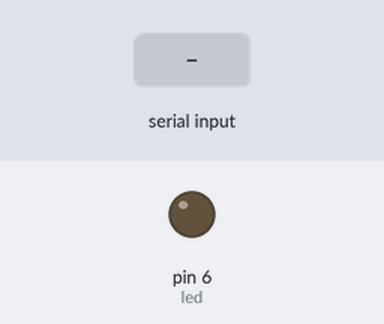
A sketch run on a simulated Arduino Uno, built with avr-gcc and run on an emulated ATmega328P. On the bench: output pins drawn as LEDs (lit = HIGH). The test bench sets the inputs (shaded band). What the sketch prints to the serial monitor is not drawn.

Above: at 1.2 s.
1.3 s: "A" received over Serial
At 1.9 s:
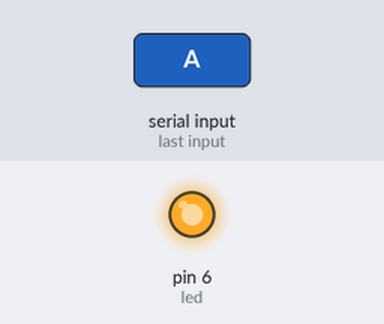
2.8 s: "B" received over Serial
At 3.3 s:
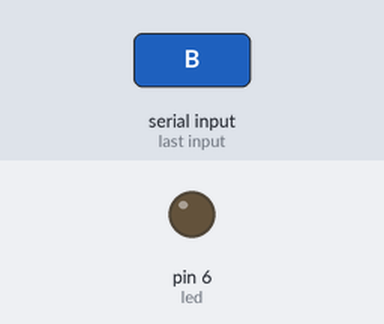
Timing chart, 0 to 5.8 s (numbered marks = the images above; inputs shaded):
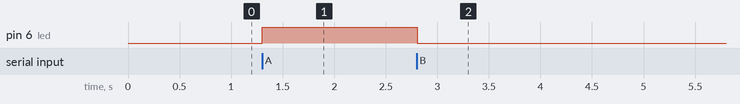

The sketch:

BT_on_off.ino
```cpp
char command;
String string;
int led = 6;

void setup() {
  // put your setup code here, to run once:

  Serial.begin(9600);
  pinMode(led, OUTPUT);

}//end of setup--------------------------------------------------------------

void loop() {
  // put your main code here, to run repeatedly:

  if (Serial.available() > 0){
    string = "";
    }
   while(Serial.available() > 0){
     command = ((byte)Serial.read());
     if(command == ':'){
        break;
     }else{
        string += command;
     }
      delay(1);
   }// end of while---------------------
    if(string == "A"){
      LEDOn();
    }else if(string =="B"){
      LEDOff();
    }
}// end of loop----------------------------------------------------

    void LEDOn(){
          digitalWrite(led, HIGH);
          Serial.println(string);
    }

    void LEDOff(){
          digitalWrite(led, LOW);
          Serial.println(string);
    }
```

Measured:
- after the input at 1.3 s, pin 6 (led): LOW → HIGH at once
- after the input at 2.8 s, pin 6 (led): HIGH → LOW at once
